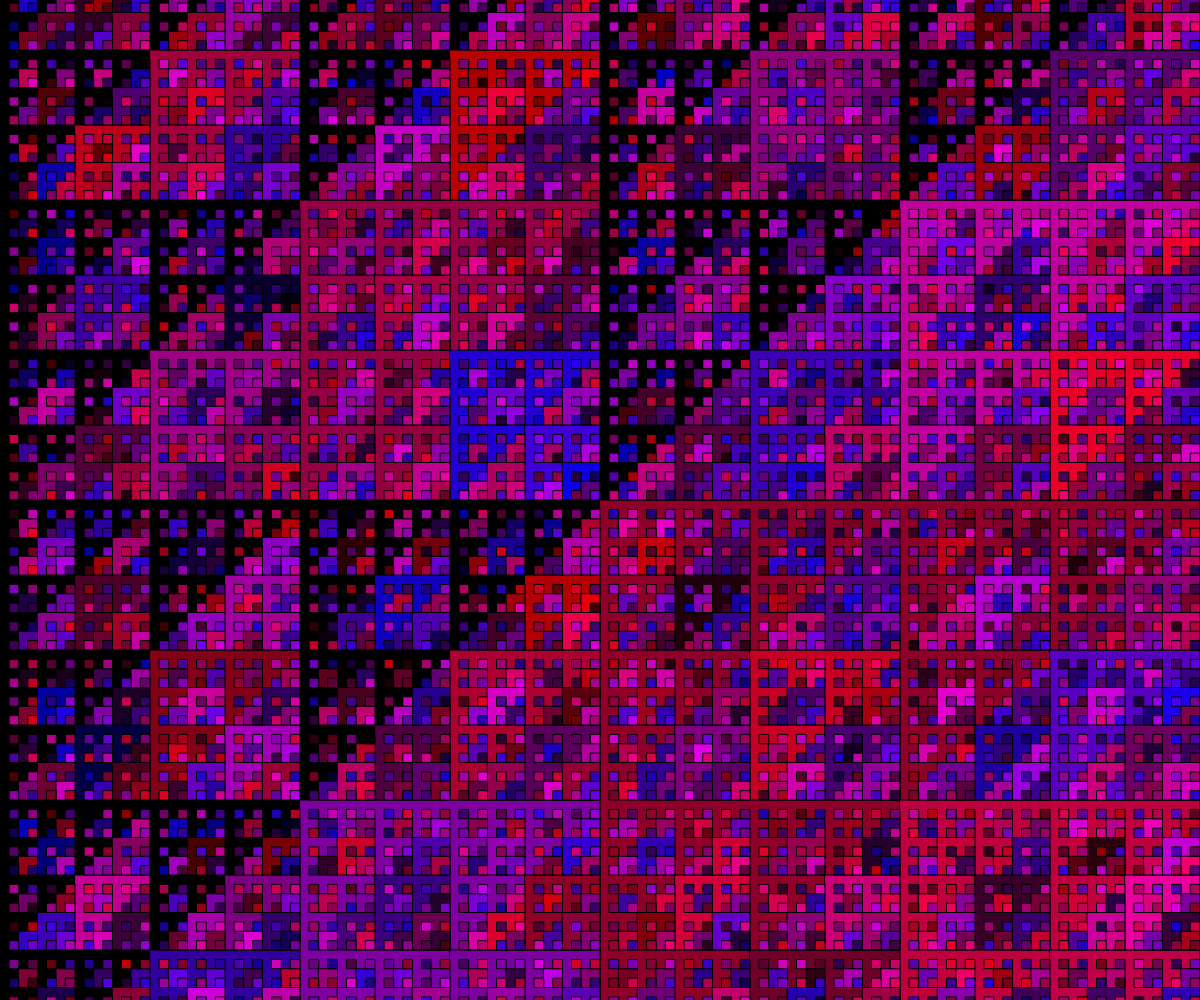
Frame 1 (no input)
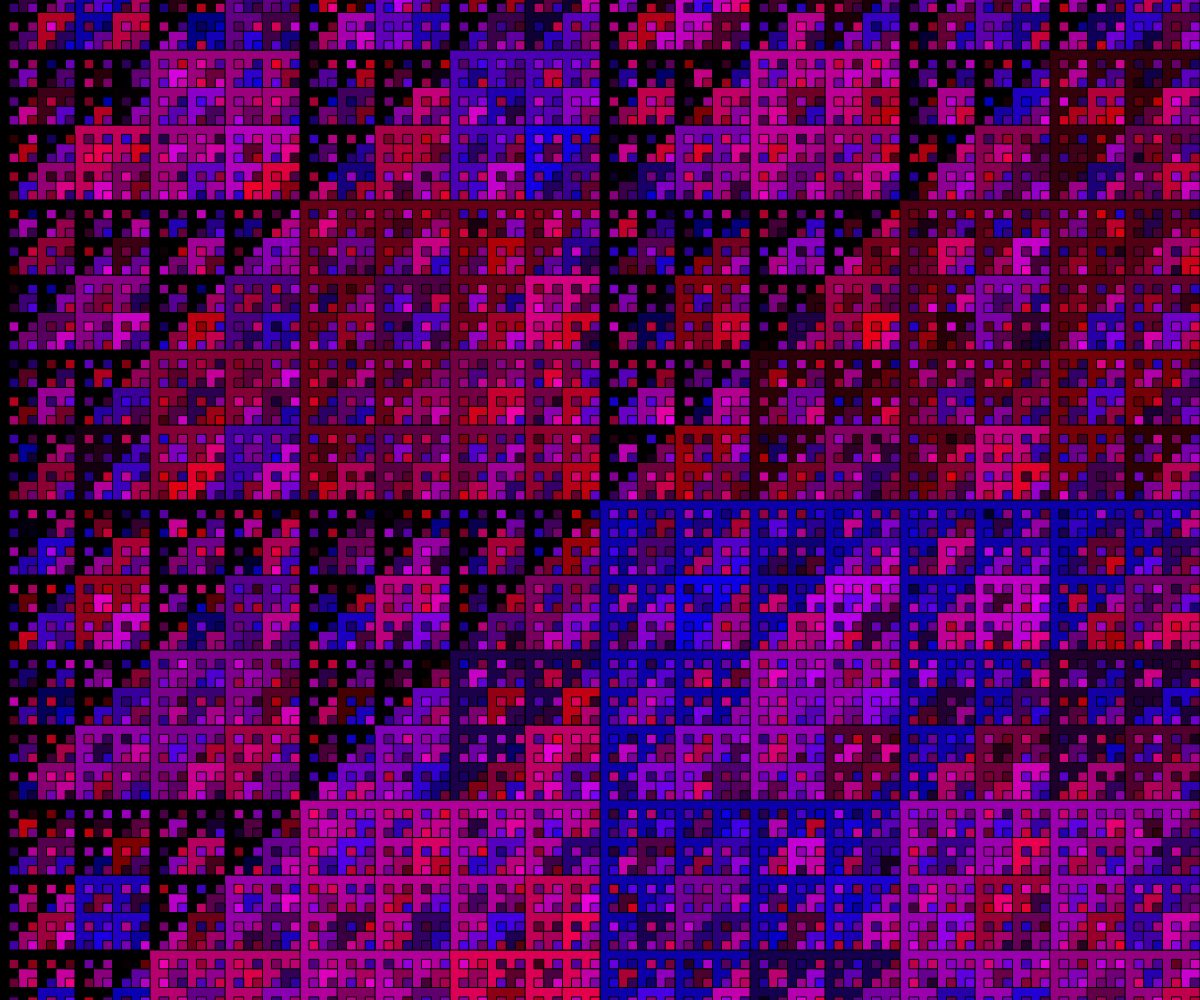
Frame 2 (the mouse pressed at the canvas centre, redrawn once)

The p5.js sketch that drew these frames (run headless with seeded random() and noise() and a simulated clock; the mouse was pressed at the canvas centre and the sketch redrawn once):

// p5.js sketch
// ── sketch.js
// Project Title
// Your Name
// Date
//
// Extra for Experts:
// - describe what you did to take this project "above and beyond"

let colors = ["#D3BE7C", "#CDA185", "#C8848E", "#C26796", "#BC4A9F"];

function setup() {
  createCanvas(windowWidth, windowHeight);
  ellipseMode(CENTER);
  noLoop();
}

function draw() {
  background(0);
  //circles(width/2, height/2, height);
  rectums(width/2, height/2, height*0.6);
}

function circles(x, y, d){
  if (d > 5){
    noFill();
    ellipse(x, y, d, d);
    circles(x-d/2, y, d/1.3);
    circles(x+d/2, y, d/1.3);
  }
}

function rectums(x, y, sideLength){
  if (sideLength > 5){
    let half = sideLength/2;
    fill(random(255), 0, random(255), 200);
    rect(x, y, sideLength, sideLength);
    rectums(x-half, y-half, half);
    rectums(x-half, y+half, half);
    rectums(x+half, y+half, half);
    rectums(x+half, y-half, half);
  }
}
